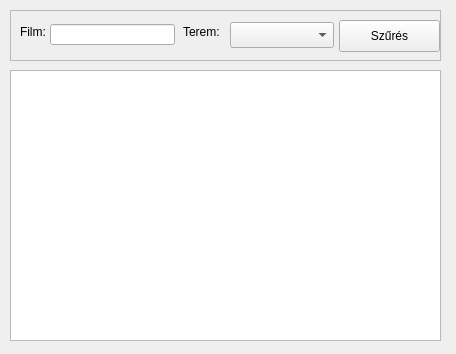
<?xml version="1.0" encoding="UTF-8"?>
<ui version="4.0">
 <class>EventListWidget</class>
 <widget class="QWidget" name="EventListWidget">
  <property name="geometry">
   <rect>
    <x>0</x>
    <y>0</y>
    <width>456</width>
    <height>354</height>
   </rect>
  </property>
  <property name="minimumSize">
   <size>
    <width>456</width>
    <height>354</height>
   </size>
  </property>
  <property name="baseSize">
   <size>
    <width>0</width>
    <height>0</height>
   </size>
  </property>
  <property name="windowTitle">
   <string>EventListWidget</string>
  </property>
  <widget class="QTableView" name="esemenyTableView">
   <property name="geometry">
    <rect>
     <x>10</x>
     <y>70</y>
     <width>431</width>
     <height>271</height>
    </rect>
   </property>
  </widget>
  <widget class="QFrame" name="frame">
   <property name="geometry">
    <rect>
     <x>10</x>
     <y>10</y>
     <width>431</width>
     <height>51</height>
    </rect>
   </property>
   <property name="frameShape">
    <enum>QFrame::StyledPanel</enum>
   </property>
   <property name="frameShadow">
    <enum>QFrame::Raised</enum>
   </property>
   <widget class="QLineEdit" name="nameLineEdit">
    <property name="geometry">
     <rect>
      <x>40</x>
      <y>14</y>
      <width>125</width>
      <height>21</height>
     </rect>
    </property>
   </widget>
   <widget class="QPushButton" name="filterButton">
    <property name="geometry">
     <rect>
      <x>329</x>
      <y>10</y>
      <width>101</width>
      <height>32</height>
     </rect>
    </property>
    <property name="text">
     <string>Szűrés</string>
    </property>
   </widget>
   <widget class="QComboBox" name="teremComboBox">
    <property name="geometry">
     <rect>
      <x>220</x>
      <y>12</y>
      <width>104</width>
      <height>26</height>
     </rect>
    </property>
   </widget>
   <widget class="QLabel" name="label">
    <property name="geometry">
     <rect>
      <x>10</x>
      <y>14</y>
      <width>29</width>
      <height>16</height>
     </rect>
    </property>
    <property name="text">
     <string>Film:</string>
    </property>
   </widget>
   <widget class="QLabel" name="label_2">
    <property name="geometry">
     <rect>
      <x>173</x>
      <y>14</y>
      <width>42</width>
      <height>16</height>
     </rect>
    </property>
    <property name="text">
     <string>Terem:</string>
    </property>
   </widget>
  </widget>
 </widget>
 <layoutdefault spacing="6" margin="11"/>
 <resources/>
 <connections/>
</ui>
